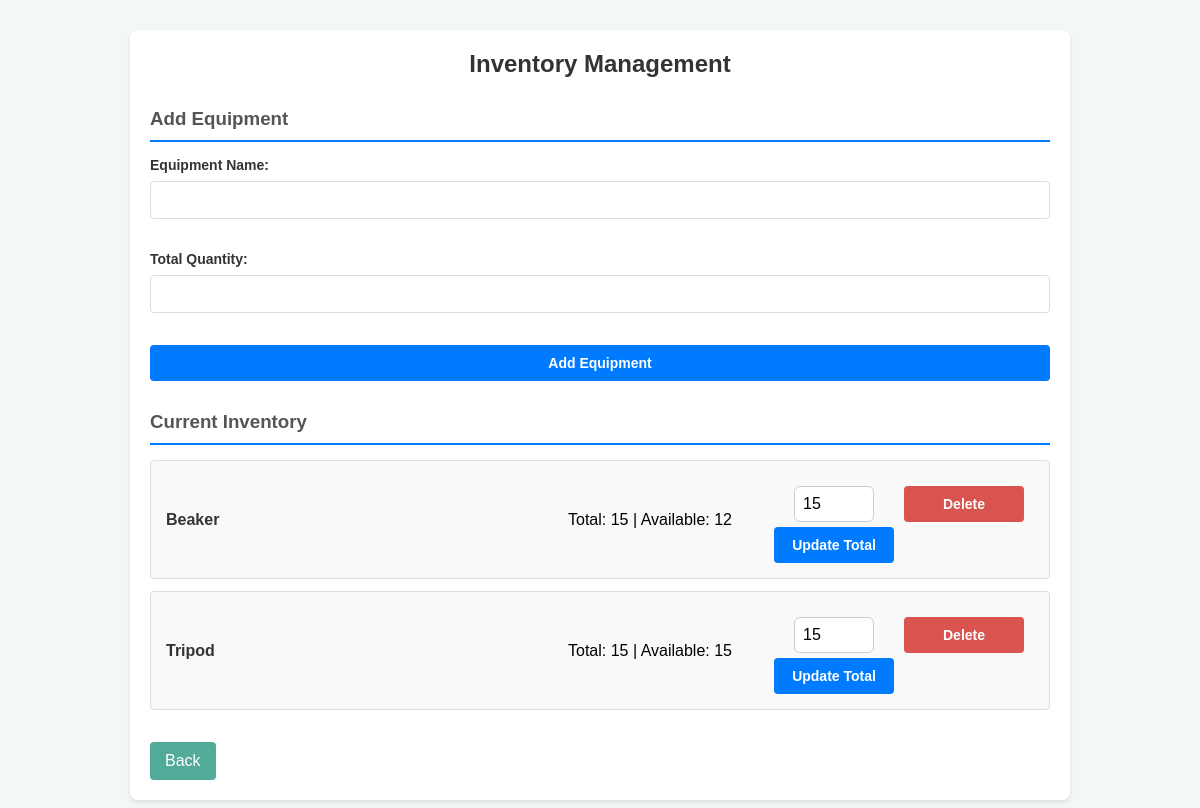
The page /inventory on the database as committed earlier.
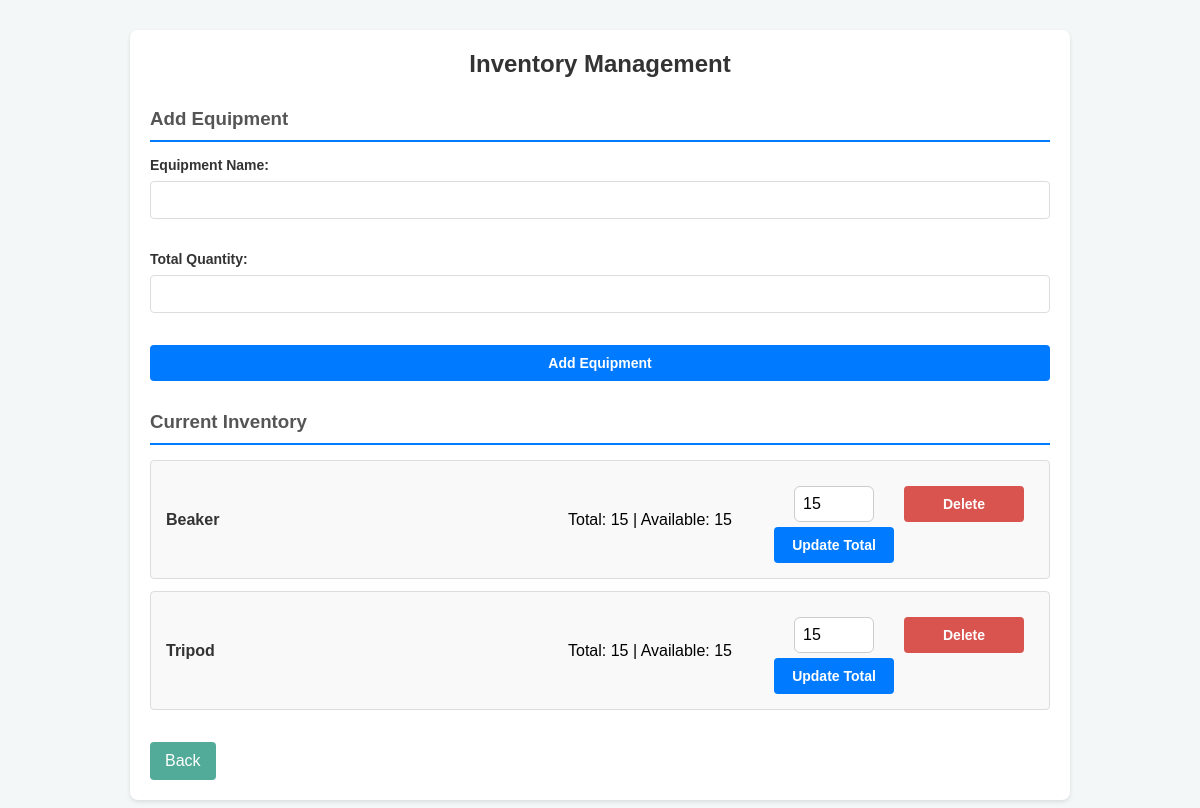
The same page on the database as committed later.
### tables this page shows
CREATE TABLE inventory (
            id INTEGER PRIMARY KEY AUTOINCREMENT,
            name TEXT UNIQUE NOT NULL,
            quantity INTEGER DEFAULT 0
        , configured_quantity INTEGER DEFAULT 0, available_quantity INTEGER DEFAULT 0, total_quantity INTEGER DEFAULT 0);

### CV-app/app.py (the view, shortened to what this page needs)
@app.route('/inventory', methods=['GET', 'POST'])
def inventory():
    conn = sqlite3.connect("database.db")
    c = conn.cursor()
    c.execute("SELECT id, name, total_quantity, quantity FROM inventory ORDER BY name ASC")
    items = c.fetchall()
    conn.close()
    return render_template('inventory.html', items=items)

### CV-app/templates/inventory.html (shortened to what this page needs)
<!DOCTYPE html>
<html>
<head>
    <link rel="stylesheet" href="{{ url_for('static', filename='style.css') }}">
</head>
<body>
    <div class="container">
        <h2>Inventory Management</h2>
        <h3>Add Equipment</h3>
        <form method="POST">
            <div class="form-group">
                <label>Equipment Name:</label>
                <input type="text" name="name" required>
            </div>
            <div class="form-group">
                <label>Total Quantity:</label>
                <input type="number" name="total_quantity" min="0" required>
            </div>
            <button type="submit">Add Equipment</button>
        </form>
        <h3>Current Inventory</h3>
        {% if items %}
            <ul class="inventory-list">
                {% for id, name, total_qty, available_qty in items %}
                    <li>
                        <span class="item-name">{{ name }}</span>
                        <span>Total: {{ total_qty }} | Available: {{ available_qty }}</span>
                        <div class="item-actions">
                            <form method="POST" style="display:flex; gap: 5px; align-items: center;">
                                <input type="number" name="total_quantity" value="{{ total_qty }}" min="0" placeholder="Total">
                                <button type="submit">Update Total</button>
                            </form>
                            <form method="POST" style="display:inline;">
                                <button type="submit" class="delete-btn">Delete</button>
                            </form>
                        </div>
                    </li>
                {% endfor %}
            </ul>
        {% else %}
            <p>No equipment found in inventory.</p>
        {% endif %}
        <a href="/" class="back-button">Back</a>
    </div>
</body>
</html>

Rows that differ between the two databases and show on the page:
changed inventory "Beaker": quantity "12" → "15"
